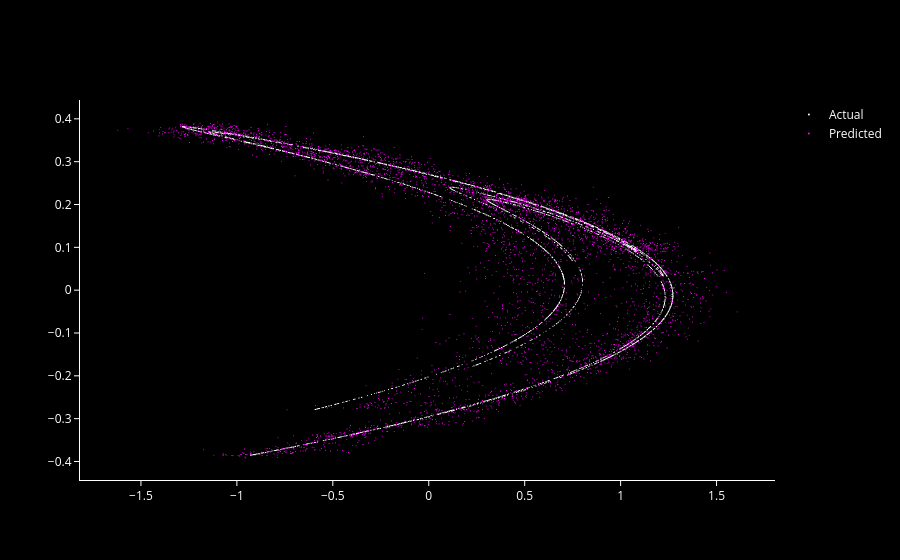

The cell this chart's notebook holds for it:
### Code cell
henon_plot([Y_test, Y_pred], names=["Actual", "Predicted"])

### Figure 1 — Plotly figure (JSON) as saved in the notebook; plotly's stock layout.template omitted (floating-point values rounded to 4 significant figures; data arrays with more than 128 entries replaced by an {"elided": "..."} marker saying what was removed)
{"data": [{"marker": {"color": "white", "size": 1}, "mode": "markers", "name": "Actual", "type": "scattergl", "x": {"elided": "4000 float values"}, "y": {"elided": "4000 float values"}}, {"marker": {"color": "magenta", "size": 1}, "mode": "markers", "name": "Predicted", "type": "scattergl", "x": {"elided": "4000 float values"}, "y": {"elided": "4000 float values"}}], "layout": {"font": {"color": "white"}, "paper_bgcolor": "black", "plot_bgcolor": "black", "xaxis": {"linecolor": "white", "showgrid": false, "tickcolor": "white", "ticks": "outside", "zeroline": false}, "yaxis": {"linecolor": "white", "showgrid": false, "tickcolor": "white", "ticks": "outside", "zeroline": false}}}
